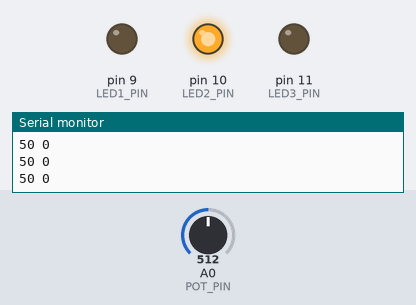
The sketch below on a simulated Arduino Uno, built with avr-gcc and run on an emulated ATmega328P. On the bench: output pins drawn as LEDs (lit = HIGH), the last lines printed to the serial monitor. Inputs (shaded band) come from the test bench; at power-on: A0 (POT_PIN) = 512.

Above: at 1.2 s.
1.3 s: A0 (POT_PIN) set to 482
At 1.5 s:
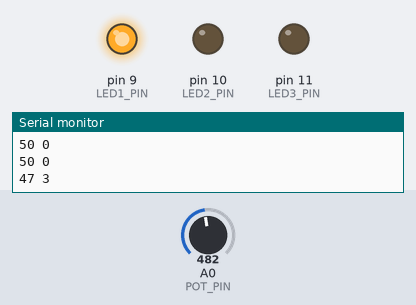
3.1 s: A0 (POT_PIN) set to 453
At 4.4 s:
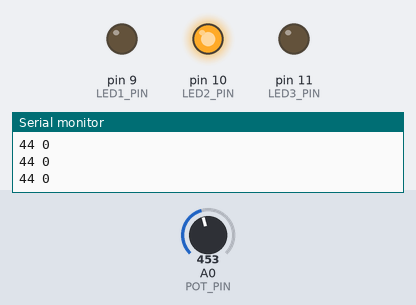
4.9 s: A0 (POT_PIN) set to 423
At 5.11 s:
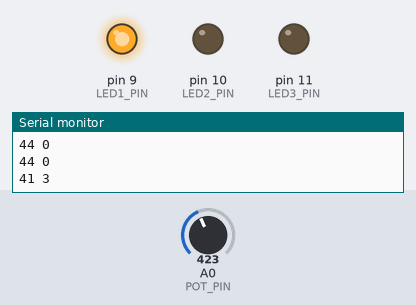
6.7 s: A0 (POT_PIN) set to 394
At 7.4 s:
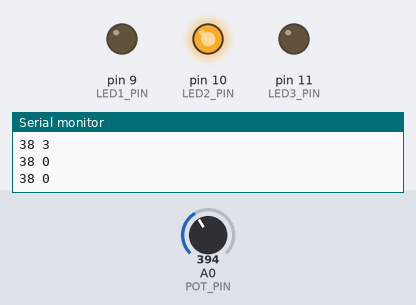
8.5 s: A0 (POT_PIN) set to 363
At 8.71 s:
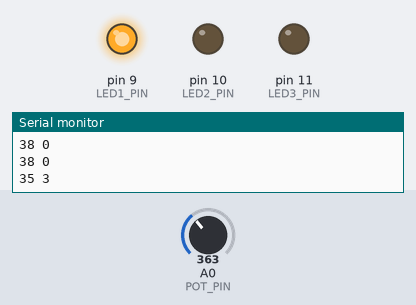
10.3 s: A0 (POT_PIN) set to 337
At 11.7 s:
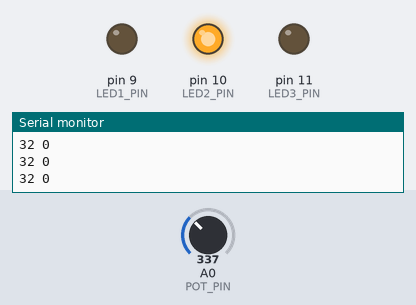
Timing chart, 0 to 13.1 s (numbered marks = the images above; inputs shaded):
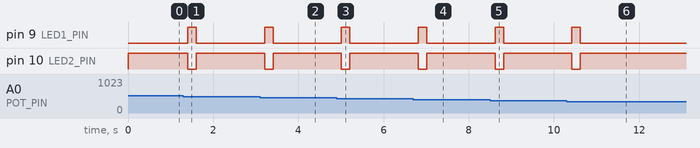

The sketch:

aesthetic_actuation_solution.ino
```cpp
/*  Aesthetic Actuation Lab [Solution A]
 *  Updated 31 October 2016
 *  Author: Cesar Torres
 */
#define LED1_PIN 9
#define LED2_PIN 10
#define LED3_PIN 11
#define POT_PIN A0

/* BEHAVIORS GO HERE */
void all_off(){
  analogWrite(LED1_PIN, 0);
  analogWrite(LED2_PIN, 0);
  analogWrite(LED3_PIN, 0);
}
void all_on(){
  analogWrite(LED1_PIN, 255);
  analogWrite(LED2_PIN, 255);
  analogWrite(LED3_PIN, 255);
}

void utter_failure_behavior(){
  analogWrite(LED1_PIN, 0);
  analogWrite(LED2_PIN, 0);
  analogWrite(LED3_PIN, 255);
}

void error_behavior(){
  analogWrite(LED1_PIN, 0);
  analogWrite(LED2_PIN, 0);
  analogWrite(LED3_PIN, 255);
  delay(100);
  analogWrite(LED3_PIN, 0);
  delay(100);
  analogWrite(LED3_PIN, 255);
  delay(100);
  analogWrite(LED3_PIN, 0);
}

void warning_behavior(){
  analogWrite(LED1_PIN, 255);
  analogWrite(LED2_PIN, 0);
  analogWrite(LED3_PIN, 0);
}

void calm_behavior(){
  analogWrite(LED1_PIN, 0);
  analogWrite(LED2_PIN, 255);
  analogWrite(LED3_PIN, 0);
}

void victory_behavior(){
  all_on();
}


/* SANDBOX API */
char prefix = 0;

void api_call(char prefix){
  switch (prefix) {
    case 'p':
      Serial.println("API COMMANDS");
      Serial.println("o - ALL ON");
      Serial.println("f - ALL OFF");
      Serial.println("q - UTTER FAILURE");
      Serial.println("w - ERROR");
      Serial.println("e - WARNING");
      Serial.println("r - CALM");
      Serial.println("t - VICTORY");
      break;
    case 'o':
      Serial.println("ALL ON");
      all_on();
      break;
    case 'f':
      Serial.println("ALL OFF");
      all_off();
      break;
    case 'q':
      Serial.println("UTTER FAILURE");
      utter_failure_behavior();
      break;
    case 'w':
      Serial.println("ERROR");
       error_behavior();
      break;
    case 'e':
      Serial.println("WARNING");
       warning_behavior();
      break;
    case 'r':
      Serial.println("CALM");
       calm_behavior();
      break;
    case 't':
      Serial.println("VICTORY");
       victory_behavior();
       break;
    default:
      Serial.print(prefix);
      Serial.println(" API command does not exist");
    break;
  }
}


// SERIAL CONSOLE INTERFACE
void registerActuators(){
  // add all setup commands for actuators here
  pinMode(LED1_PIN, OUTPUT);
  pinMode(LED2_PIN, OUTPUT);
  pinMode(LED3_PIN, OUTPUT);
}

void registerSensors(){
  // add all setup commands for actuators here
  pinMode(POT_PIN, INPUT);
}


void setup() {
  Serial.begin(9600);
  Serial.println("Aesthetic Actuation Controller");
  registerActuators();
  registerSensors();
}

void enable_api(){
   // Listening for character input for Serial console
  if (Serial.available() > 0) {
      // read the incoming byte:
      prefix = Serial.read();
      if(Serial.read() == '\n'){
       Serial.print("Calling API Command: ");
       Serial.print(prefix);
       Serial.print(" ");
       api_call(prefix);
    }
  }
  delay(50);              // wait for a 50 milliseconds
}

int val = 0;
int old_val = 0;
int delta = 0;
int strikes = 3;

void calm_turn(){
  val = analogRead(POT_PIN);
  val = map(val, 0, 1024, 0, 100);
  delta = old_val - val;
  old_val = val;

  Serial.print(val);
  Serial.print(" ");
  Serial.println(delta);

  if(delta <= 2)
    calm_behavior();
  else if(delta > 2 && delta <= 4)
    warning_behavior();
  else if(delta > 4 && strikes > 0){
    error_behavior();
    strikes--;
  }
  else if(delta > 6)
    utter_failure_behavior();

  if(strikes <= 0)
    utter_failure_behavior();

  if(val < 5 && strikes > 0)
    victory_behavior();

  delay(200);
}


void loop() {
//   enable_api();
   calm_turn();
}
```

Measured:
- the behaviour switches between 472 and 471 on A0 (POT_PIN) (found by bisection; images 1 and 2)
- the behaviour switches between 410 and 409 on A0 (POT_PIN) (found by bisection; images 3 and 4)
- the behaviour switches between 349 and 348 on A0 (POT_PIN) (found by bisection; images 5 and 6)
- after the input at 1.3 s, pin 9 (LED1_PIN): LOW → HIGH after 0.10 s, → LOW 0.20 s later; pin 10 (LED2_PIN): HIGH → LOW after 0.10 s, → HIGH 0.20 s later
- after the input at 3.1 s, pin 9 (LED1_PIN): LOW → HIGH after 0.11 s, → LOW 0.20 s later; pin 10 (LED2_PIN): HIGH → LOW after 0.11 s, → HIGH 0.20 s later
- after the input at 4.9 s, pin 9 (LED1_PIN): LOW → HIGH after 0.11 s, → LOW 0.20 s later; pin 10 (LED2_PIN): HIGH → LOW after 0.11 s, → HIGH 0.20 s later
- after the input at 6.7 s, pin 9 (LED1_PIN): LOW → HIGH after 0.11 s, → LOW 0.20 s later; pin 10 (LED2_PIN): HIGH → LOW after 0.11 s, → HIGH 0.20 s later
- after the input at 8.5 s, pin 9 (LED1_PIN): LOW → HIGH after 0.12 s, → LOW 0.20 s later; pin 10 (LED2_PIN): HIGH → LOW after 0.12 s, → HIGH 0.20 s later
- after the input at 10.3 s, pin 9 (LED1_PIN): LOW → HIGH after 0.12 s, → LOW 0.20 s later; pin 10 (LED2_PIN): HIGH → LOW after 0.12 s, → HIGH 0.20 s later
